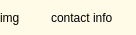
<?xml version="1.0" encoding="UTF-8"?>
<ui version="4.0">
 <class>ContactWidgetClass</class>
 <widget class="QWidget" name="ContactWidgetClass">
  <property name="geometry">
   <rect>
    <x>0</x>
    <y>0</y>
    <width>136</width>
    <height>35</height>
   </rect>
  </property>
  <property name="palette">
   <palette>
    <active>
     <colorrole role="Base">
      <brush brushstyle="SolidPattern">
       <color alpha="255">
        <red>255</red>
        <green>255</green>
        <blue>255</blue>
       </color>
      </brush>
     </colorrole>
     <colorrole role="Window">
      <brush brushstyle="SolidPattern">
       <color alpha="255">
        <red>255</red>
        <green>251</green>
        <blue>231</blue>
       </color>
      </brush>
     </colorrole>
    </active>
    <inactive>
     <colorrole role="Base">
      <brush brushstyle="SolidPattern">
       <color alpha="255">
        <red>255</red>
        <green>255</green>
        <blue>255</blue>
       </color>
      </brush>
     </colorrole>
     <colorrole role="Window">
      <brush brushstyle="SolidPattern">
       <color alpha="255">
        <red>255</red>
        <green>251</green>
        <blue>231</blue>
       </color>
      </brush>
     </colorrole>
    </inactive>
    <disabled>
     <colorrole role="Base">
      <brush brushstyle="SolidPattern">
       <color alpha="255">
        <red>255</red>
        <green>251</green>
        <blue>231</blue>
       </color>
      </brush>
     </colorrole>
     <colorrole role="Window">
      <brush brushstyle="SolidPattern">
       <color alpha="255">
        <red>255</red>
        <green>251</green>
        <blue>231</blue>
       </color>
      </brush>
     </colorrole>
    </disabled>
   </palette>
  </property>
  <property name="windowTitle">
   <string>ContactWidget</string>
  </property>
  <property name="toolTip">
   <string>Double-click to open channel</string>
  </property>
  <layout class="QHBoxLayout" name="horizontalLayout">
   <property name="margin">
    <number>0</number>
   </property>
   <item>
    <widget class="QLabel" name="avatarLabel">
     <property name="minimumSize">
      <size>
       <width>35</width>
       <height>35</height>
      </size>
     </property>
     <property name="maximumSize">
      <size>
       <width>35</width>
       <height>35</height>
      </size>
     </property>
     <property name="text">
      <string>img</string>
     </property>
    </widget>
   </item>
   <item>
    <widget class="QLabel" name="contactInfo">
     <property name="frameShape">
      <enum>QFrame::NoFrame</enum>
     </property>
     <property name="text">
      <string>contact info</string>
     </property>
     <property name="indent">
      <number>10</number>
     </property>
    </widget>
   </item>
  </layout>
 </widget>
 <layoutdefault spacing="6" margin="11"/>
 <resources/>
 <connections/>
</ui>
